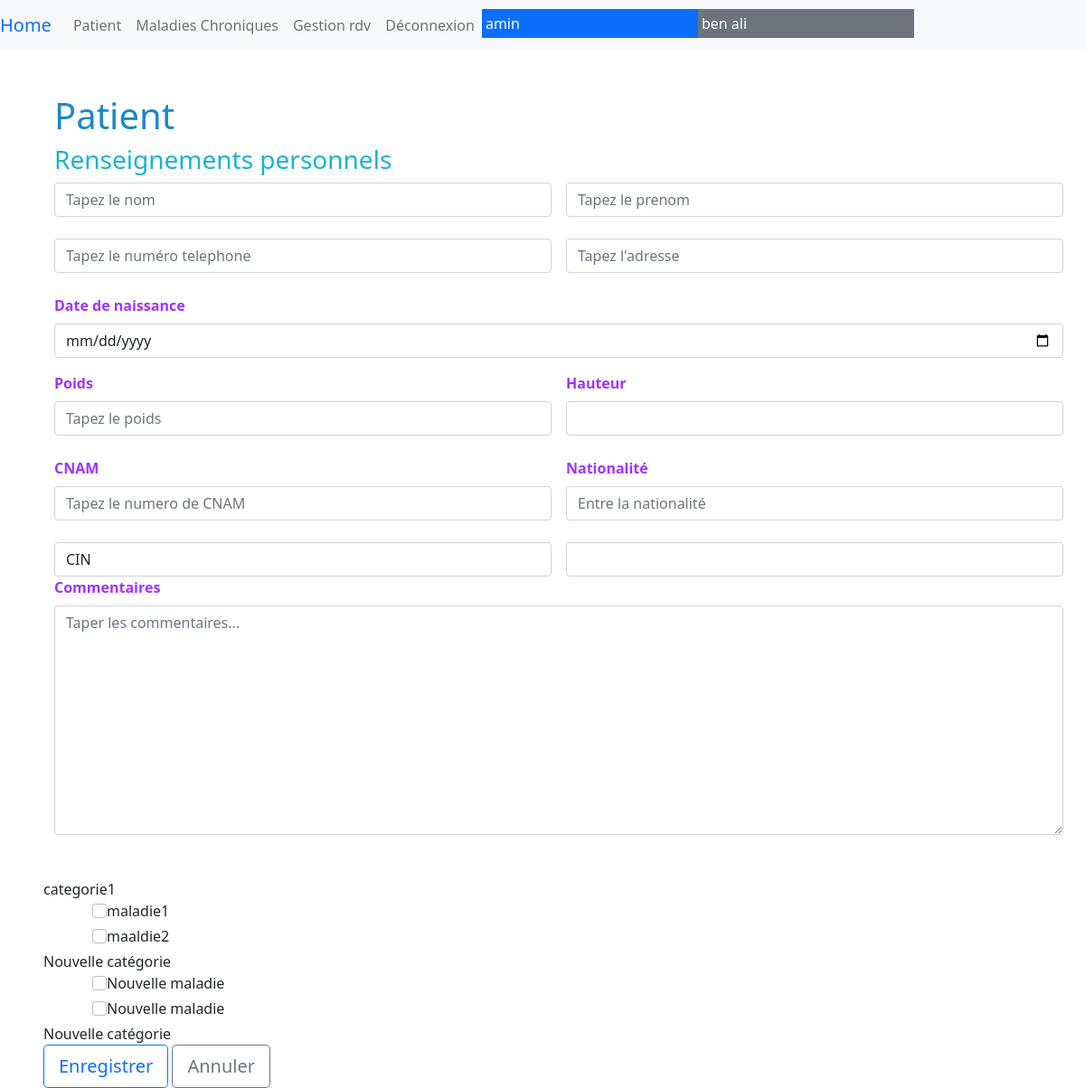
Screenshot of /patients/modif_patient.php (signed in) with the database file from the repository.
### tables this page shows
CREATE TABLE `categorie_maladie` (
  `num_categorie` int(11) NOT NULL,
  `categorie` tinytext DEFAULT NULL
);

CREATE TABLE `maladies_chroniques` (
  `num_maladie` int(11) NOT NULL,
  `maladie` varchar(75) DEFAULT NULL,
  `num_categorie` int(11) NOT NULL
);

### db/patients.php (called while the page is built, shortened)
<?php
function patient_fetch_num(PDO $conn, int $num_patient) {
    $sql = "SELECT * FROM patient WHERE num_patient = :num_patient";
    $res = $conn->prepare($sql);
    $res->execute([':num_patient' => $num_patient]);
    return $res->fetch(PDO::FETCH_ASSOC);
}
function patient_fetch_donnees(PDO $conn, int $num_patient) {
    $sql = "SELECT * FROM donnees_pat WHERE num_patient = :num_patient ORDER BY date_cons desc" ;
    $res = $conn->prepare($sql);
    $res->execute([':num_patient' => $num_patient]);
    return $res->fetch(PDO::FETCH_ASSOC);
}
function patient_fetch_maladie(PDO $conn, int $num_patient , int $num_categorie){
    $sql = "SELECT mc.*, ISNULL(mp.num_maladie) AS checked
    FROM `maladies_chroniques` AS mc LEFT JOIN (SELECT num_maladie FROM `maladie_patient` WHERE num_patient = :num_patient)
     AS mp ON mc.num_maladie=mp.num_maladie where num_categorie = :num_categorie";
    $res = $conn->prepare($sql);
    $res->execute([':num_patient' => $num_patient , ':num_categorie' => $num_categorie]);
    return $res->fetchAll(PDO::FETCH_ASSOC);
  }

### db/maladies_chrs.php (called while the page is built, shortened)
<?php
function liste_categories(PDO $conn) {
    $sql = "SELECT * FROM categorie_maladie ORDER BY categorie";
    $res = $conn->query($sql);
    return $res->fetchAll(PDO::FETCH_ASSOC);
}

### patients/modif_patient.php (the view, shortened to what this page needs)
<?php
require_once '../menu.php';
require_once '../db/conn.php';
require_once '../db/patients.php';
require_once '../db/maladies_chrs.php';
$num_patient = (isset($_GET["num_patient"])) ? intval($_GET["num_patient"]) : intval($_POST["num_patient"]);
$old_pat = patient_fetch_num($conn, $num_patient);
$old_donnees_pat = patient_fetch_donnees($conn, $num_patient);
?>
<!DOCTYPE html>
<html lang="en">
<head>
    <link href="https://cdn.jsdelivr.net/npm/bootstrap@5.1.0/dist/css/bootstrap.min.css" rel="stylesheet">
    <link rel="stylesheet" href="../css/style.css">
</head>
<body>
    <?php
    $categories = liste_categories($conn);
    ?>
    <div class="container m-5">
        <form method="post">
            <h1 style="color: #1c87c9;">Patient</h1>
            <h3 style="color: #19B3D3;">Renseignements personnels</h3>
            <div class="row g-3">
                <div class="col">
                    <input type="text" class="form-control" name="nom" placeholder="Tapez le nom" value="<?= $old_pat['nom'] ?>">
                </div>
                <div class="col">
                    <input type="text" class="form-control" name="prenom" placeholder="Tapez le prenom" value="<?= $old_pat['prenom'] ?>">
                </div>
            </div>
            <br>
            <div class="row g-3">
                <div class="col">
                    <input type="text" class="form-control" name="telephone" placeholder="Tapez le numéro telephone" value="<?= $old_pat['telephone'] ?>">
                </div>
                <div class="col">
                    <input type="text" class="form-control" name="adresse" placeholder="Tapez l'adresse" value="<?= $old_pat['adresse'] ?>">
                </div>
            </div>
            <br>
            <div class="mb-3">
                <label for="formGroupExampleInput" class="form-label" style="color: #9F33FF; font-weight: bold;">Date de naissance</label>
                <input type="date" class="form-control" name="date_naiss" id="formGroupExampleInput" value="<?= $old_pat['date_naiss'] ?>" required>
            </div>
            <div class="row g-3">
                <div class="col">
                    <label for="formGroupExampleInput" class="form-label" style="color: #9F33FF; font-weight: bold;">Poids</label>
                    <input type="text" class="form-control" name="poids" placeholder="Tapez le poids" value="<?= $old_donnees_pat['poids'] ?>">
                </div>
                <div class="col">
                    <label for="formGroupExampleInput" class="form-label" style="color: #9F33FF; font-weight: bold;">Hauteur</label>
                    <input type="text" class="form-control" name="hauteur" placeholder="Tapez l'hauteur" value="<?= $old_donnees_pat['hauteur'] ?> ">
                </div>
            </div>
            <br>
            <div class="row g-3">
                <div class="col">
                    <label for="formGroupExampleInput" class="form-label" style="color: #9F33FF;font-weight: bold; ">CNAM</label>
                    <input type="text" class="form-control" name="cnam" placeholder="Tapez le numero de CNAM" value="<?= $old_pat['cnam'] ?>">
                </div>
                <div class="col">
                    <label for="formGroupExampleInput" class="form-label" style="color: #9F33FF;font-weight: bold;">Nationalité</label>
                    <input type="text" class="form-control" name="nationalite" placeholder="Entre la nationalité" value="<?= $old_pat['nationalite'] ?>">
                </div>
            </div>
            <br>
            <div class="row g-3">
                <div class="col">
                    <select name="type_id" class="form-control" id="autoSizingSelect">
                        <option <?= ($old_pat['type_id'] == 'CIN') ? ' selected' : '' ?>>CIN</option>
                    </select>
                </div>
                <div class="col">
                    <input type="text" class="form-control" name="nat_id" placeholder="Enter Le N° Identification" value="<?= $old_pat['nat_id'] ?> ">
                </div>
            </div>
            <label for="formGroupExampleInput" class="form-label" style="color: #9F33FF; font-weight: bold;">Commentaires</label>
            <div>
                <textarea cols="30" rows="10" class="form-control" name="comment" placeholder="Taper les commentaires..."><?= $old_donnees_pat['comment'] ?></textarea>
            </div>
    </div>
    <div class="maladies_chroniques">
        <?php
        foreach ($categories as $index => $categorie) :
        ?>
            <span class="mx-5"><?= $categorie['categorie'] ?></span><br>
            <?php
            $maladies_chrs = patient_fetch_maladie($conn, $num_patient, $categorie['num_categorie']);
            foreach ($maladies_chrs as $index => $maladies_chr) :
            ?>
                <div class="row mb-1">
                    <div class="col-sm-4 offset-sm-1">
                        <input class="form-check-input" type="checkbox" id="<?= $maladies_chr['num_maladie'] ?>" name="maladie[]" value="<?= $maladies_chr['num_maladie'] ?>" <?php if ($maladies_chr['checked'] == 0) {
                                                                                                                                                                                    echo "checked";
                                                                                                                                                                                } ?>><?= $maladies_chr['maladie'] ?>
                        <br>
                    </div>
                </div>
            <?php
            endforeach;
            ?>
        <?php
        endforeach;
        ?>
    </div>
    <div class="btn-block mx-5">
        <button type="submit" name="ok" class="btn btn-outline-primary btn-lg">Enregistrer</button>
        <button type="submit" name="cancel" class="btn btn-outline-secondary btn-lg">Annuler</button>
    </div>
</body>
</html>

### rows the page displays
categorie_maladie: categorie "categorie1"
maladies_chroniques: maladie "maladie1"
maladies_chroniques: maladie "maaldie2"
categorie_maladie: categorie "Nouvelle catégorie"
maladies_chroniques: maladie "Nouvelle maladie"
maladies_chroniques: maladie "Nouvelle maladie"
categorie_maladie: categorie "Nouvelle catégorie"
